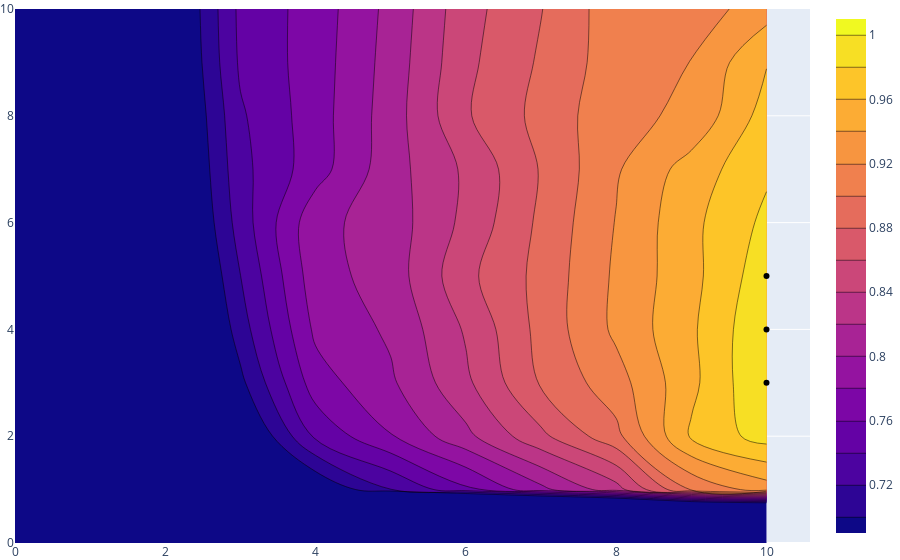

The cell this chart's notebook holds for it:
### Code cell
max_df = df[df['target'] >= 0.99]
fig = go.Figure()
fig.update_layout(
    margin={'r': 0, 'l': 0, 't': 0, 'b': 0},
)
fig.add_traces([
     go.Contour(
         x=df['k1'],
         y=df['k2'],
         z=df['target'],
         name='',
         contours={'start':0.7,'end':1,'size':0.02},
         hovertemplate='k1: %{x}<br>k2: %{y}<br>val=%{z}',
     ),
    go.Scatter(
        x=max_df['k1'],
        y=max_df['k2'],
        mode='markers',
        marker={'color': 'black'},
        hoverinfo='skip',
    ),
    # go.Heatmap(x=df['k1'],
    #            y=df['k2'],
    #            z=df['target'],
    #            zsmooth='best',
    #            name='',
    #            hovertemplate='k1: %{x}<br>k2: %{y}'),
])
fig

### Figure 1 — Plotly figure (JSON) as saved in the notebook; plotly's stock layout.template omitted (floating-point values rounded to 4 significant figures)
{"data": [{"contours": {"end": 1, "size": 0.02, "start": 0.7}, "hovertemplate": "k1: %{x}<br>k2: %{y}<br>val=%{z}", "name": "", "type": "contour", "x": [0, 0, 0, 0, 0, 0, 0, 0, 0, 0, 0, 1, 1, 1, 1, 1, 1, 1, 1, 1, 1, 1, 2, 2, 2, 2, 2, 2, 2, 2, 2, 2, 2, 3, 3, 3, 3, 3, 3, 3, 3, 3, 3, 3, 4, 4, 4, 4, 4, 4, 4, 4, 4, 4, 4, 5, 5, 5, 5, 5, 5, 5, 5, 5, 5, 5, 6, 6, 6, 6, 6, 6, 6, 6, 6, 6, 6, 7, 7, 7, 7, 7, 7, 7, 7, 7, 7, 7, 8, 8, 8, 8, 8, 8, 8, 8, 8, 8, 8, 9, 9, 9, 9, 9, 9, 9, 9, 9, 9, 9, 10, 10, 10, 10, 10, 10, 10, 10, 10, 10, 10], "y": [0, 1, 2, 3, 4, 5, 6, 7, 8, 9, 10, 0, 1, 2, 3, 4, 5, 6, 7, 8, 9, 10, 0, 1, 2, 3, 4, 5, 6, 7, 8, 9, 10, 0, 1, 2, 3, 4, 5, 6, 7, 8, 9, 10, 0, 1, 2, 3, 4, 5, 6, 7, 8, 9, 10, 0, 1, 2, 3, 4, 5, 6, 7, 8, 9, 10, 0, 1, 2, 3, 4, 5, 6, 7, 8, 9, 10, 0, 1, 2, 3, 4, 5, 6, 7, 8, 9, 10, 0, 1, 2, 3, 4, 5, 6, 7, 8, 9, 10, 0, 1, 2, 3, 4, 5, 6, 7, 8, 9, 10, 0, 1, 2, 3, 4, 5, 6, 7, 8, 9, 10], "z": [0, 0, 0, 0, 0, 0, 0, 0, 0, 0, 0, 0, 0.3956, 0.4561, 0.4871, 0.5064, 0.5199, 0.5299, 0.5376, 0.5439, 0.5491, 0.5572, 0, 0.5327, 0.5975, 0.6128, 0.6287, 0.6389, 0.6461, 0.6513, 0.6554, 0.6587, 0.6614, 0, 0.6088, 0.6672, 0.6948, 0.7102, 0.7198, 0.7291, 0.7337, 0.7372, 0.7433, 0.745, 0, 0.6776, 0.7438, 0.7706, 0.7842, 0.7918, 0.7941, 0.7712, 0.7707, 0.7698, 0.7687, 0, 0.7195, 0.7788, 0.7968, 0.8034, 0.809, 0.8095, 0.8116, 0.81, 0.8081, 0.8061, 0, 0.7551, 0.8147, 0.8358, 0.8424, 0.8546, 0.8453, 0.8434, 0.8578, 0.8551, 0.8524, 0, 0.7944, 0.8553, 0.8823, 0.8865, 0.8863, 0.8843, 0.8815, 0.8863, 0.8828, 0.8793, 0, 0.8317, 0.8942, 0.9116, 0.9241, 0.9234, 0.921, 0.9177, 0.9143, 0.9109, 0.9117, 0, 0.902, 0.9629, 0.9549, 0.9567, 0.9539, 0.955, 0.9487, 0.9241, 0.9205, 0.9081, 0, 0.9295, 0.9887, 1, 0.9983, 0.9923, 0.9846, 0.9766, 0.9687, 0.9588, 0.9318]}, {"hoverinfo": "skip", "marker": {"color": "black"}, "mode": "markers", "type": "scatter", "x": [10, 10, 10], "y": [3, 4, 5]}], "layout": {"margin": {"b": 0, "l": 0, "r": 0, "t": 0}}}
